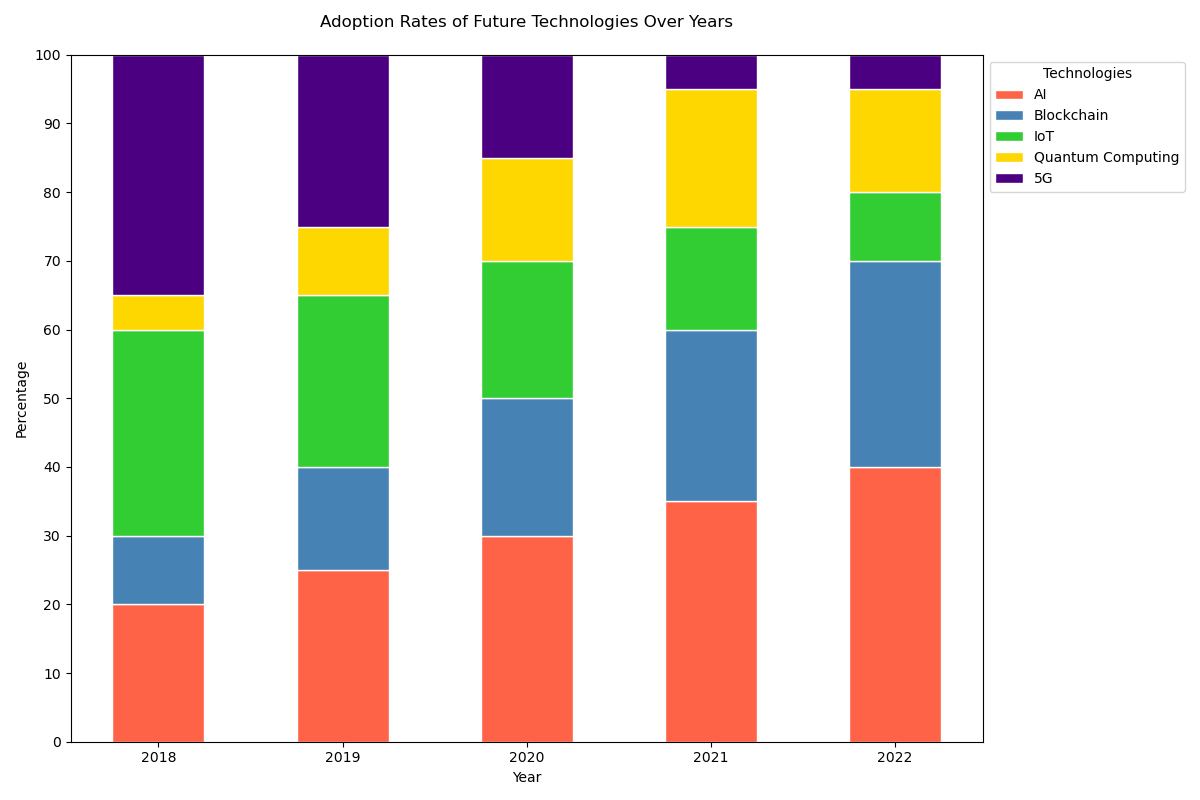

Recreate this plot in Python.

import matplotlib.pyplot as plt
import numpy as np

data = {
    'Year': [2018, 2019, 2020, 2021, 2022],
    'AI': [20, 25, 30, 35, 40],
    'Blockchain': [10, 15, 20, 25, 30],
    'IoT': [30, 25, 20, 15, 10],
    'Quantum Computing': [5, 10, 15, 20, 15],
    '5G': [35, 25, 15, 5, 5]
}

categories = ['AI', 'Blockchain', 'IoT', 'Quantum Computing', '5G']
years = data['Year']
values = np.array([data[cat] for cat in categories])

# Normalize data to 100%
values_percentage = values / values.sum(axis=0) * 100

fig, ax = plt.subplots(figsize=(12, 8))

bar_width = 0.5

bottoms = np.zeros(len(years))
colors = ['#FF6347', '#4682B4', '#32CD32', '#FFD700', '#4B0082']

for i, (category, color) in enumerate(zip(categories, colors)):
    ax.bar(years, values_percentage[i], bottom=bottoms, label=category, color=color, edgecolor='white', width=bar_width)
    bottoms += values_percentage[i]

ax.set_title('Adoption Rates of Future Technologies Over Years', pad=20)
ax.set_xlabel('Year')
ax.set_ylabel('Percentage')
ax.set_yticks(np.arange(0, 101, 10))
ax.legend(loc='upper left', bbox_to_anchor=(1, 1), title="Technologies")
ax.set_ylim(0, 100)

plt.tight_layout()
plt.show()
